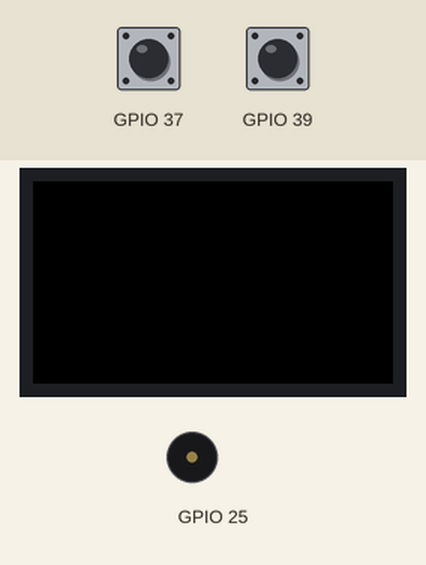
Simulated run of this program. Board: ESP32 board running MicroPython. On the bench: 240×135 colour display, buzzer (waves = sounding). Inputs (shaded band) come from the test bench.

Above: at 1.2 s.
1.3 s: button C pressed for 0.15 s
At 1.9 s:
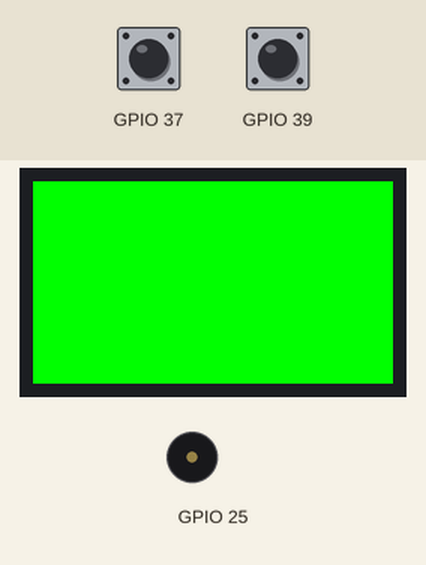
2.9 s: button A pressed for 0.15 s
At 4.2 s:
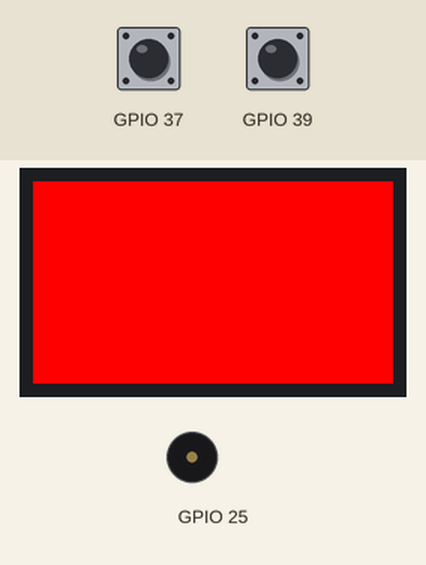
4.5 s: button C pressed for 1 s
At 4.55 s:
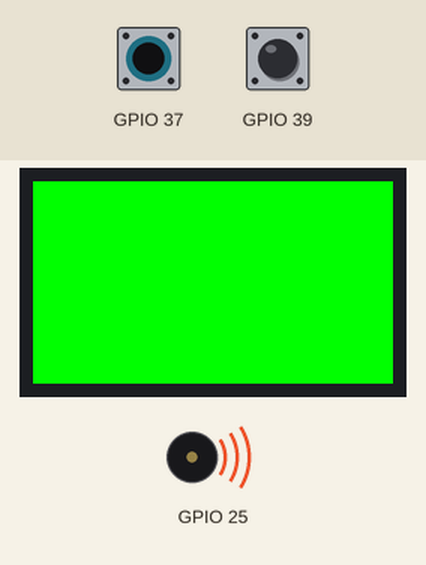
7.0 s: button A pressed for 1 s
At 7.05 s:
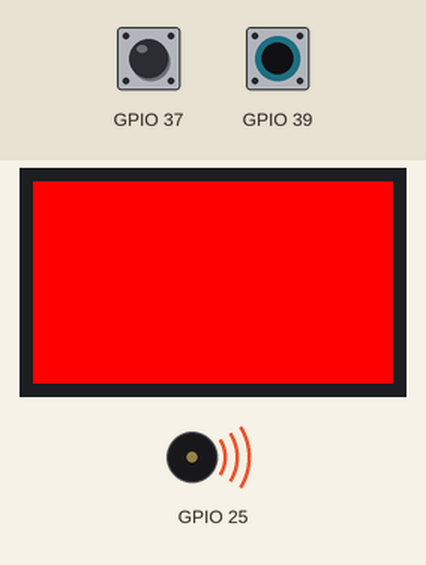
9.5 s: GPIO 37 (button C) driven LOW and GPIO 39 (button A) driven LOW
At 10.3 s:
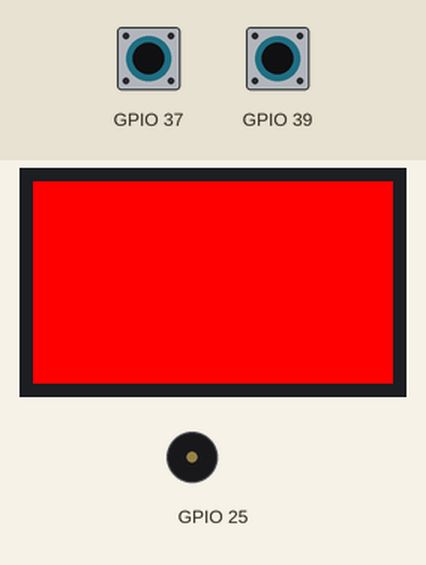
Timing chart, 0 to 12.1 s (numbered marks = the images above; inputs shaded):
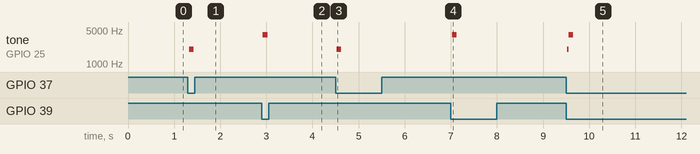

Measured:
- after the input at 1.3 s, tone on GPIO 25: silent → 2000 Hz at once, → silent 0.10 s later
- after the input at 2.9 s, tone on GPIO 25: silent → 4000 Hz at once, → silent 0.10 s later
- after the input at 4.5 s, tone on GPIO 25: silent → 2000 Hz at once, → silent 0.10 s later
- after the input at 7.0 s, tone on GPIO 25: silent → 4000 Hz at once, → silent 0.10 s later
- after the input at 9.5 s, tone on GPIO 25: silent → 2000 Hz at once, → 4000 Hz 0.03 s later, → silent 0.10 s later

The program:

lcd_buzzer_buttons.py
```python
import os, sys, io
import M5
from M5 import *

def btnA_wasPressed_event(state):
    Widgets.fillScreen(0x00FF00)
    Speaker.tone(2000, 100)


def btnB_wasPressed_event(state):
    Widgets.fillScreen(0xFF0000)
    Speaker.tone(4000, 100)


def setup():
    M5.begin()
    Widgets.setRotation(1)
    Widgets.fillScreen(0x000000)

    BtnA.setCallback(type=BtnA.CB_TYPE.WAS_PRESSED, cb=btnA_wasPressed_event)
    BtnB.setCallback(type=BtnB.CB_TYPE.WAS_PRESSED, cb=btnB_wasPressed_event)
    Speaker.setVolumePercentage(100)

def loop():
    M5.update()

if __name__ == '__main__':
    try:
        setup()
        while True:
            loop()
    except (Exception, KeyboardInterrupt) as e:
        try:
            from utility import print_error_msg
            print_error_msg(e)
        except ImportError:
            print("please update to latest firmware")
```
